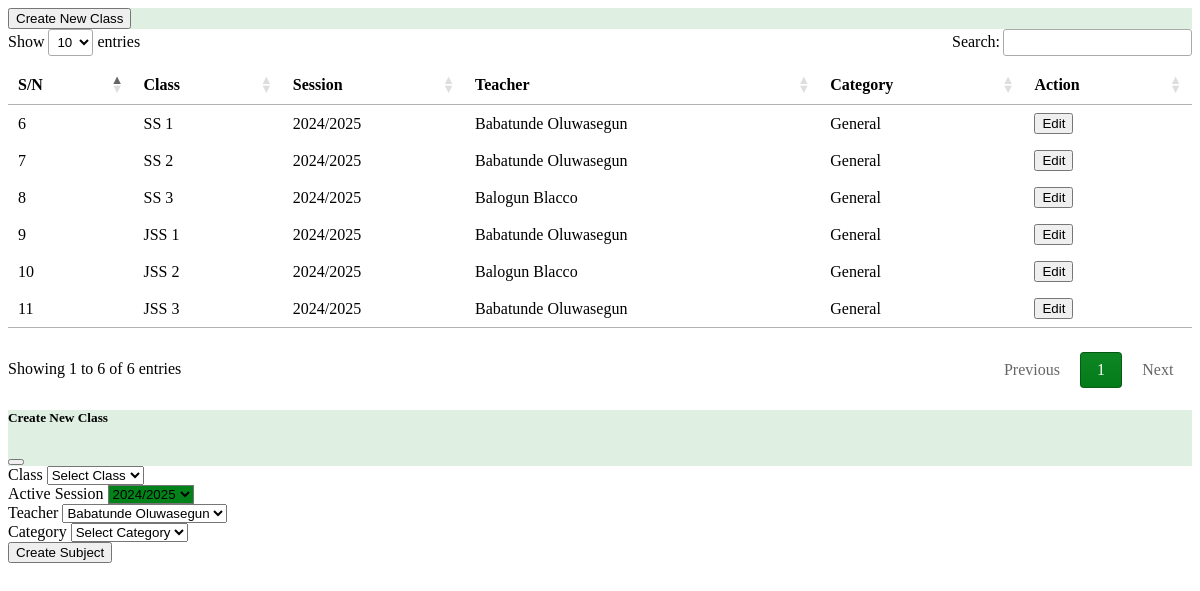
Screenshot of /pages/admin_class.php with the database file from the repository.
### tables this page shows
CREATE TABLE `classes` (
  `id` int(255) NOT NULL,
  `class` varchar(255) NOT NULL,
  `teacher_name` varchar(255) NOT NULL,
  `category` varchar(255) NOT NULL,
  `session` varchar(100) NOT NULL
);

### pages/admin_class.php (the view, shortened to what this page needs)
<!DOCTYPE html>
<html lang="en">
<head>
    <link rel="stylesheet" href="https://cdn.datatables.net/1.13.6/css/jquery.dataTables.min.css">
</head>
<body>
    <div class="container-fluid m-0 p-0">
        <div class="row">
            <div
                class="col-12 col-lg-12 bg-success-subtle border border-1 border-success-subtle  p-3 rounded-3 d-flex justify-content-between align-items-center">
                <button class="btn btn-success" data-bs-toggle="modal" data-bs-target="#addSubjectModal">Create New
                    Class</button>
            </div>
        </div>
        <div class="container-fluid p-0 mt-3">
            <?php
            include '../connection/db_connection.php';
            $sql = "SELECT * FROM classes";
            $result = $conn->query($sql);
            echo "<table id='classTable' class='table table-bordered table-striped table-hover table-responsive table-sm table-light table-success-subtle'>";
            echo "<thead><tr>
        <th >S/N</th>
        <th>Class</th>
        <th>Session</th>
        <th>Teacher</th>
        <th>Category</th>
        <th>Action</th>
      </tr></thead><tbody>";
            while ($row = $result->fetch_assoc()) {
                echo "<tr>
        <td>{$row['id']}</td>
            <td>{$row['class']}</td>
            <td style='text-transform: uppercase;'>{$row['session']}</td>
            <td>{$row['teacher_name']}</td>
            <td>{$row['category']}</td>
            <td><button class='btn btn-success btn-sm'> Edit </button></td>
          </tr>";
            }
            echo "</tbody></table>";
            ?>
        </div>
        <div class="row mt-3">
            <div class="modal fade" id="addSubjectModal" tabindex="-1" aria-labelledby="addExamModalLabel"
                aria-hidden="true">
                <div class="modal-dialog modal-lg">
                    <div class="modal-content">
                        <div class="modal-header bg-success-subtle">
                            <h5 class="modal-title text-success" id="addExamModalLabel">Create New Class
                            </h5>
                            <button type="button" class="btn-close" data-bs-dismiss="modal" aria-label="Close"></button>
                        </div>
                        <div class="modal-body">
                            <form id="classForm" method="POST">
                                <div class="col mb-3">
                                    <label for="class" class="form-label">Class</label>
                                    <select class="form-control" name="class" required>
                                        <option value="" selected disabled>Select Class</option>
                                    </select>
                                </div>
                                <div class="col mb-3">
                                    <label for="session" class="form-label">Active Session</label>
                                    <select class="form-control bg-success text-white" name="session" required>
                                        <option value="2024/2025" selected> 2024/2025</option>
                                    </select>
                                </div>
                                <div class="mb-3">
                                    <label for="teacher" class="form-label">Teacher</label>
                                    <select name="teacher" id="teacher" class="form-select mb-3" required>
                                        <?php
                                        include '../connection/db_connection.php';
                                        $result = $conn->query("SELECT Staff_name FROM staff_registration");
                                        while ($row = $result->fetch_assoc()) {
                                            echo "<option value='{$row['Staff_name']}'>" . htmlspecialchars($row['Staff_name']) . "</option>";
                                        }
                                        ?>
                                    </select>
                                </div>
                                <div class="col mb-3">
                                    <label for="category" class="form-label">Category</label>
                                    <select class="form-control" name="category" required>
                                        <option value="" selected disabled>Select Category</option>
                                    </select>
                                </div>
                                <div class="modal-footer">
                                    <button type="submit" class="btn btn-success">Create Subject</button>
                                </div>
                            </form>
                        </div>
                    </div>
                </div>
            </div>
        </div>
</body>
</html>

### pages/admin_class.php (style rules this page uses)
:root { --bs-success: #028219 !important; --bs-success-subtle: #02821920 !important; --bs-success-border: #028219 !important; --bs-success-hover: #02821920 !important; }
.bg-success { background-color: var(--bs-success) !important; }
.bg-success-subtle { background-color: var(--bs-success-subtle) !important; }
.border-success-subtle { border-color: var(--bs-success-border) !important; }

### rows the page displays
classes: id "6", class "SS 1", session "2024/2025", teacher_name "Babatunde Oluwasegun", category "General"
classes: id "7", class "SS 2", session "2024/2025", teacher_name "Babatunde Oluwasegun", category "General"
classes: id "8", class "SS 3", session "2024/2025", teacher_name "Balogun Blacco", category "General"
classes: id "9", class "JSS 1", session "2024/2025", teacher_name "Babatunde Oluwasegun", category "General"
classes: id "10", class "JSS 2", session "2024/2025", teacher_name "Balogun Blacco", category "General"
classes: id "11", class "JSS 3", session "2024/2025", teacher_name "Babatunde Oluwasegun", category "General"

### other values shown
form field teacher "Babatunde Oluwasegun"
